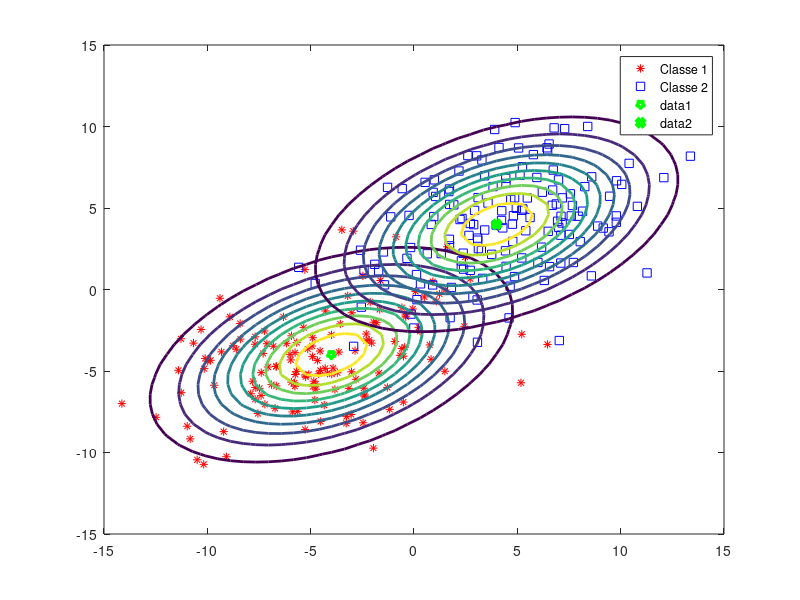

Source code (MATLAB):
clear all
close all
clc

n=150; % nombre d'exemples par classe
mean1=[-4 -4]'; % moyenne classe 1
mean2=[4 4]'; % moyenne classe 2
sigma=[16 5; 5 9];  %  matrice de covariance 
ssigma=sqrtm(sigma);  %  on a besoin de la racine de la matrice de covariance pour g�nerer les donn�es


x1=randn(n,2)*ssigma +ones(n,1)*mean1'; % generation des donnees classe 1
x2=randn(n,2)*ssigma +ones(n,1)*mean2'; % generation des donnees classe 2


% Trace des points d'apprentissage
figure (1)
plot(x1(:,1), x1(:,2), 'r*')
hold on
plot(x2(:,1), x2(:,2), 'bs')
legend('Classe 1', 'Classe 2')
h = plot(mean1(1,:), mean1(2,:), 'gp'); set(h,'LineWidth',4);
h = plot(mean2(1,:), mean2(2,:), 'gd'); set(h,'LineWidth',4);


% Trace des lignes de niveau de la distribution conditionnelle des données
% selon les classes
N = 50;
[auxdim1, auxdim2]=meshgrid(linspace(-15, 15, N)); % definition du maillage du plan
auxdata = [reshape(auxdim1,N*N,1) reshape(auxdim2,N*N,1)]; 
[Nauxdata, d] = size(auxdata);

constante = 1/(2*pi)^(d/2)/sqrt(det(sigma));
for i=1:Nauxdata
    pxC1(i)=constante*exp(-( (auxdata(i, :)'-mean1)'*inv(sigma)*(auxdata(i, :)' - mean1))/2 ); % prob conditionnelle de C1
    pxC2(i)=constante*exp(-( (auxdata(i, :)'-mean2)'*inv(sigma)*(auxdata(i, :)'-  mean2))/2 ); % prob conditionnelle de C2
end;

 

pxC1Mat = reshape(pxC1,N,N);
pxC2Mat = reshape(pxC2,N,N);

[c,h]=contour(auxdim1, auxdim2, pxC1Mat); hold on
set(h,'LineWidth',2);
[c,h]=contour(auxdim1, auxdim2, pxC2Mat);
set(h,'LineWidth',2); 
 